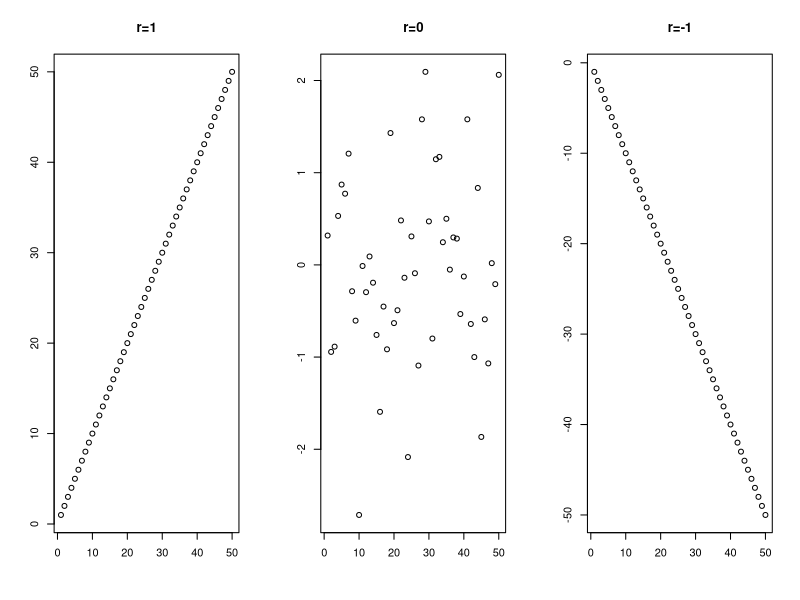
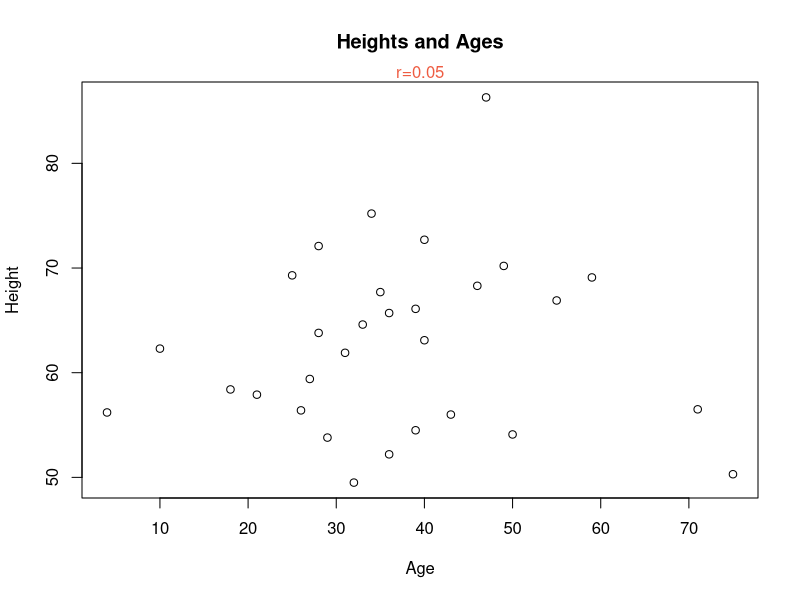

These charts were generated, in order, by the following R code:
# Show correlation coefficients.
par(mfrow=c(1, 3))

x <- seq(1, 50)
y <- seq(1, 50)
r <- cor(x, y)
r.text <- paste("r=", round(r, 0), sep="")
plot(x, y, main=r.text, xlab="", ylab="")

x <- seq(1, 50)
y <- rnorm(50)
r <- cor(x, y)
r.text <- paste("r=", round(r, 0), sep="")
plot(x, y, main=r.text, xlab="", ylab="")

x <- seq(1, 50)
y <- -1 * seq(1, 50)
r <- cor(x, y)
r.text <- paste("r=", round(r, 0), sep="")
plot(x, y, main=r.text, xlab="", ylab="")

####
# Example: Heights and Ages
####

par(mfrow=c(1,1))

# Load the data.
heights <- c(66.9, 52.2, 56.5, 56.0, 62.3, 72.1, 68.3, 66.1, 69.1, 63.1,
             70.2,56.2, 75.2, 61.9, 72.7, 65.7, 54.1, 56.4, 49.5, 57.9,
             53.8, 58.4, 63.8, 67.7, 86.3, 54.5, 59.4, 69.3, 50.3, 64.6)
ages <- c(55, 36, 71, 43, 10, 28, 46, 39, 59, 40,
          49, 4, 34, 31, 40, 36, 50, 26, 32, 21,
          29, 18, 28, 35, 47, 39, 27, 25, 75, 33)

# Compute the correlation coefficient - two methods.
cov(heights, ages)/(sd(heights) * sd(ages))
cor(heights, ages)

# Plot heights and ages.
plot(ages, heights, main="Heights and Ages", xlab="Age", ylab="Height")
r.text <- paste("r=", round(cor(heights, ages), 2), sep="")
mtext(r.text, col="tomato2")

# Test whether a correlation exists (rho not equal 0).
critical.t <- qt(0.025, df=length(heights) - 2, lower.tail=FALSE)
print(critical.t)

r <- (1 / (length(heights) - 1)) *
  sum(((heights - mean(heights)) / sd(heights)) *
        ((ages - mean(ages)) / sd(ages)))

test.t <- (r * sqrt(length(heights) - 2)) /
  (sqrt(1 - r ^ 2))
print(test.t)

pt(test.t, df=length(heights) - 2, lower.tail=FALSE) * 2

# Perform the correlation t-test using a single R function.
cor.test(heights, ages)
